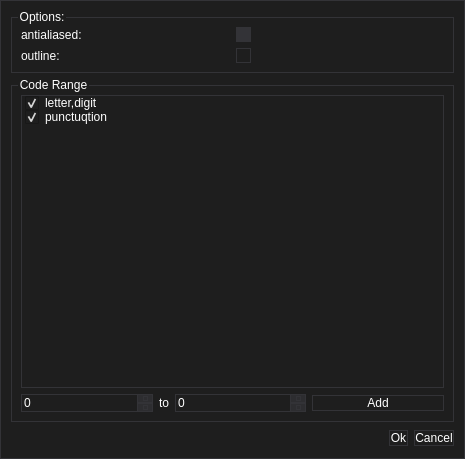
<?xml version="1.0" encoding="UTF-8"?>
<ui version="4.0">
 <class>FontSetDialog</class>
 <widget class="QDialog" name="FontSetDialog">
  <property name="geometry">
   <rect>
    <x>0</x>
    <y>0</y>
    <width>465</width>
    <height>459</height>
   </rect>
  </property>
  <property name="font">
   <font>
    <family>Arial</family>
   </font>
  </property>
  <property name="windowTitle">
   <string>Font Set</string>
  </property>
  <property name="styleSheet">
   <string notr="true">/*
	Copyright 2013 Emanuel Claesson

	Licensed under the Apache License, Version 2.0 (the &quot;License&quot;);
	you may not use this file except in compliance with the License.
	You may obtain a copy of the License at

		http://www.apache.org/licenses/LICENSE-2.0

	Unless required by applicable law or agreed to in writing, software
	distributed under the License is distributed on an &quot;AS IS&quot; BASIS,
	WITHOUT WARRANTIES OR CONDITIONS OF ANY KIND, either express or implied.
	See the License for the specific language governing permissions and
	limitations under the License.
*/

/*
	COLOR_DARK     = #1e1e1e
	COLOR_MEDIUM   = #2d2d30
	COLOR_MEDLIGHT = #333337
	COLOR_LIGHT    = #FFFFFF
	COLOR_ACCENT   = #3f3f46
*/

* {
	background: #1e1e1e;
	color: #FFFFFF;
	border: 1px solid #333337;
}

QWidget::item:selected {
	background: #3f3f46;
}

QCheckBox, QRadioButton {
	border: none;
}

QRadioButton::indicator, QCheckBox::indicator {
	width: 13px;
	height: 13px;
}

QRadioButton::indicator::unchecked, QCheckBox::indicator::unchecked {
	border: 1px solid #333337;
	background: none;
}

QRadioButton::indicator:unchecked:hover, QCheckBox::indicator:unchecked:hover {
	border: 1px solid #FFFFFF;
}

QRadioButton::indicator::checked, QCheckBox::indicator::checked {
	border: 1px solid #333337;
	background: #333337;
}

QRadioButton::indicator:checked:hover, QCheckBox::indicator:checked:hover {
	border: 1px solid #FFFFFF;
	background: #FFFFFF;
}

QGroupBox {
	margin-top: 6px;
}

QGroupBox::title {
	top: -7px;
	left: 7px;
}

QScrollBar {
	border: 1px solid #686868;
	background: #1e1e1e;
}

QScrollBar:horizontal {
	height: 15px;
	margin: 0px 0px 0px 32px;
}

QScrollBar:vertical {
	width: 15px;
	margin: 32px 0px 0px 0px;
}

QScrollBar::handle {
	background: #2d2d30;
	border: 1px solid #333337;
}

QScrollBar::handle:horizontal {
	border-width: 0px 1px 0px 1px;
}

QScrollBar::handle:vertical {
	border-width: 1px 0px 1px 0px;
}

QScrollBar::handle:horizontal {
	min-width: 20px;
}

QScrollBar::handle:vertical {
	min-height: 20px;
}

QScrollBar::add-line, QScrollBar::sub-line {
	background:#2d2d30;
	border: 1px solid #333337;
	subcontrol-origin: margin;
}

QScrollBar::add-line {
	position: absolute;
}

QScrollBar::add-line:horizontal {
	width: 15px;
	subcontrol-position: left;
	left: 15px;
}

QScrollBar::add-line:vertical {
	height: 15px;
	subcontrol-position: top;
	top: 15px;
}

QScrollBar::sub-line:horizontal {
	width: 15px;
	subcontrol-position: top left;
}

QScrollBar::sub-line:vertical {
	height: 15px;
	subcontrol-position: top;
}

QScrollBar:left-arrow, QScrollBar::right-arrow, QScrollBar::up-arrow, QScrollBar::down-arrow {
	border: 1px solid #333337;
	width: 3px;
	height: 3px;
}

QScrollBar::add-page, QScrollBar::sub-page {
	background: none;
}

QAbstractButton:hover {
	background: #2d2d30;
}

QAbstractButton:pressed {
	background: #333337;
}

QAbstractItemView {
	show-decoration-selected: 1;
	selection-background-color: #3f3f46;
	selection-color: #FFFFFF;
	alternate-background-color: #2d2d30;
}

QHeaderView {
	border: 1px solid #333337;
}

QHeaderView::section {
	background: #1e1e1e;
	border: 1px solid #333337;
	padding: 4px;
}

QHeaderView::section:selected, QHeaderView::section::checked {
	background: #2d2d30;
}

QTableView {
	gridline-color: #333337;
}

QTabBar {
	margin-left: 2px;
}

QTabBar::tab {
	border-radius: 0px;
	padding: 4px;
	margin: 4px;
}

QTabBar::tab:selected {
	background: #2d2d30;
}

QComboBox::down-arrow {
	border: 1px solid #333337;
	background: #2d2d30;
}

QComboBox::drop-down {
	border: 1px solid #333337;
	background: #2d2d30;
}

QComboBox::down-arrow {
	width: 3px;
	height: 3px;
	border: 1px solid #333337;
}

QAbstractSpinBox {
	padding-right: 15px;
}

QAbstractSpinBox::up-button, QAbstractSpinBox::down-button {
	border: 1px solid #333337;
	background: #2d2d30;
	subcontrol-origin: border;
}

QAbstractSpinBox::up-arrow, QAbstractSpinBox::down-arrow {
	width: 3px;
	height: 3px;
	border: 1px solid #333337;
}

QSlider {
	border: none;
}

QSlider::groove:horizontal {
	height: 5px;
	margin: 4px 0px 4px 0px;
}

QSlider::groove:vertical {
	width: 5px;
	margin: 0px 4px 0px 4px;
}

QSlider::handle {
	border: 1px solid #333337;
	background: #2d2d30;
}

QSlider::handle:horizontal {
	width: 15px;
	margin: -4px 0px -4px 0px;
}

QSlider::handle:vertical {
	height: 15px;
	margin: 0px -4px 0px -4px;
}

QSlider::add-page:vertical, QSlider::sub-page:horizontal {
	background: #3f3f46;
}

QSlider::sub-page:vertical, QSlider::add-page:horizontal {
	background: #2d2d30;
}

QLabel {
	border: none;
}

QProgressBar {
	text-align: center;
}

QProgressBar::chunk {
	width: 1px;
	background-color: #3f3f46;
}

QMenu::separator {
	background: #2d2d30;
}</string>
  </property>
  <property name="locale">
   <locale language="English" country="UnitedStates"/>
  </property>
  <layout class="QVBoxLayout" name="verticalLayout_2">
   <item>
    <widget class="QGroupBox" name="groupBox_2">
     <property name="font">
      <font>
       <family>Arial</family>
      </font>
     </property>
     <property name="title">
      <string>Options:</string>
     </property>
     <layout class="QGridLayout" name="gridLayout">
      <item row="0" column="0">
       <widget class="QLabel" name="label">
        <property name="font">
         <font>
          <family>Arial</family>
         </font>
        </property>
        <property name="text">
         <string>antialiased:</string>
        </property>
       </widget>
      </item>
      <item row="0" column="1">
       <widget class="QCheckBox" name="_antialiasedCheck">
        <property name="font">
         <font>
          <family>Arial</family>
         </font>
        </property>
        <property name="text">
         <string/>
        </property>
        <property name="checked">
         <bool>true</bool>
        </property>
        <property name="tristate">
         <bool>false</bool>
        </property>
       </widget>
      </item>
      <item row="1" column="0">
       <widget class="QLabel" name="label_2">
        <property name="font">
         <font>
          <family>Arial</family>
         </font>
        </property>
        <property name="text">
         <string>outline:</string>
        </property>
       </widget>
      </item>
      <item row="1" column="1">
       <widget class="QCheckBox" name="_outlineCheck">
        <property name="font">
         <font>
          <family>Arial</family>
         </font>
        </property>
        <property name="text">
         <string/>
        </property>
        <property name="checked">
         <bool>false</bool>
        </property>
       </widget>
      </item>
     </layout>
    </widget>
   </item>
   <item>
    <widget class="QGroupBox" name="groupBox">
     <property name="font">
      <font>
       <family>Arial</family>
      </font>
     </property>
     <property name="title">
      <string>Code Range</string>
     </property>
     <layout class="QVBoxLayout" name="verticalLayout">
      <item>
       <widget class="QListWidget" name="_codeList">
        <property name="font">
         <font>
          <family>Arial</family>
         </font>
        </property>
        <property name="modelColumn">
         <number>0</number>
        </property>
        <item>
         <property name="text">
          <string>letter,digit</string>
         </property>
         <property name="checkState">
          <enum>Checked</enum>
         </property>
         <property name="flags">
          <set>ItemIsSelectable|ItemIsUserCheckable|ItemIsEnabled</set>
         </property>
        </item>
        <item>
         <property name="text">
          <string>punctuqtion</string>
         </property>
         <property name="checkState">
          <enum>Checked</enum>
         </property>
         <property name="flags">
          <set>ItemIsSelectable|ItemIsUserCheckable|ItemIsEnabled</set>
         </property>
        </item>
       </widget>
      </item>
      <item>
       <layout class="QHBoxLayout" name="horizontalLayout">
        <item>
         <widget class="QSpinBox" name="_startSpin">
          <property name="font">
           <font>
            <family>Arial</family>
           </font>
          </property>
          <property name="maximum">
           <number>999999999</number>
          </property>
         </widget>
        </item>
        <item>
         <widget class="QLabel" name="label_3">
          <property name="sizePolicy">
           <sizepolicy hsizetype="Fixed" vsizetype="Preferred">
            <horstretch>0</horstretch>
            <verstretch>0</verstretch>
           </sizepolicy>
          </property>
          <property name="font">
           <font>
            <family>Arial</family>
           </font>
          </property>
          <property name="text">
           <string>to</string>
          </property>
         </widget>
        </item>
        <item>
         <widget class="QSpinBox" name="_endSpin">
          <property name="font">
           <font>
            <family>Arial</family>
           </font>
          </property>
          <property name="maximum">
           <number>999999999</number>
          </property>
         </widget>
        </item>
        <item>
         <widget class="QPushButton" name="_addBtn">
          <property name="font">
           <font>
            <family>Arial</family>
           </font>
          </property>
          <property name="text">
           <string>Add</string>
          </property>
         </widget>
        </item>
       </layout>
      </item>
     </layout>
    </widget>
   </item>
   <item>
    <layout class="QHBoxLayout" name="horizontalLayout_2">
     <item>
      <spacer name="horizontalSpacer">
       <property name="orientation">
        <enum>Qt::Horizontal</enum>
       </property>
       <property name="sizeHint" stdset="0">
        <size>
         <width>40</width>
         <height>20</height>
        </size>
       </property>
      </spacer>
     </item>
     <item>
      <widget class="QPushButton" name="_okBtn">
       <property name="font">
        <font>
         <family>Arial</family>
        </font>
       </property>
       <property name="text">
        <string>Ok</string>
       </property>
      </widget>
     </item>
     <item>
      <widget class="QPushButton" name="_cancelBtn">
       <property name="font">
        <font>
         <family>Arial</family>
        </font>
       </property>
       <property name="text">
        <string>Cancel</string>
       </property>
      </widget>
     </item>
    </layout>
   </item>
  </layout>
 </widget>
 <resources/>
 <connections>
  <connection>
   <sender>_cancelBtn</sender>
   <signal>clicked()</signal>
   <receiver>FontSetDialog</receiver>
   <slot>reject()</slot>
   <hints>
    <hint type="sourcelabel">
     <x>410</x>
     <y>430</y>
    </hint>
    <hint type="destinationlabel">
     <x>462</x>
     <y>406</y>
    </hint>
   </hints>
  </connection>
 </connections>
</ui>
